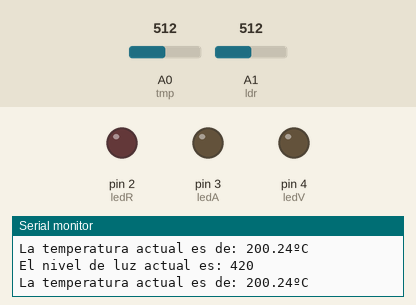
Bench run of a sketch on a simulated Arduino Uno, built with avr-gcc and run on an emulated ATmega328P. On the bench: output pins drawn as LEDs (lit = HIGH), the last lines printed to the serial monitor. Inputs (shaded band) come from the test bench; at power-on: A1 (ldr) = 512, A0 (tmp) = 512.

Above: at 2.0 s.
2.1 s: A1 (ldr) set to 1005
4.8 s: A1 (ldr) set to 1022
At 7.0 s:
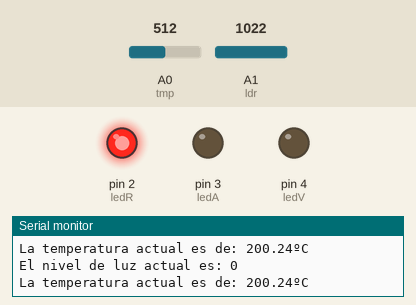
7.5 s: A0 (tmp) set to 295
10.8 s: A0 (tmp) set to 272
At 13.0 s:
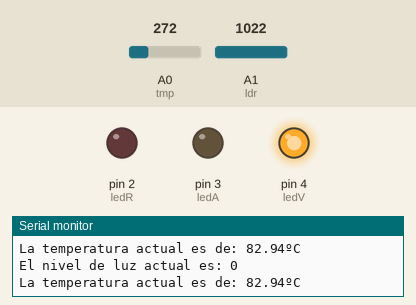
13.5 s: A0 (tmp) set to 153
16.8 s: A0 (tmp) set to 126
At 19.0 s:
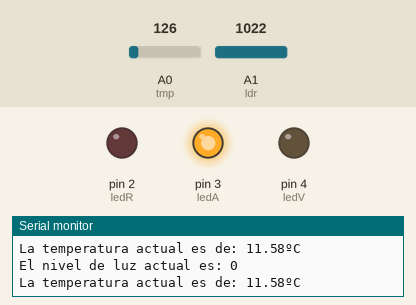
Timing chart, 0 to 20.5 s (numbered marks = the images above; inputs shaded):
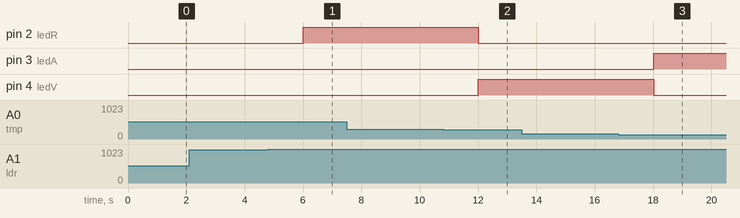

The sketch:

codigo_tp2.ino
```cpp
#define ledR 2
#define ledA 3
#define ledV 4
int tmp = A0;
int ldr = A1;

void setup()
{
  pinMode(tmp, INPUT);
  pinMode(ldr, INPUT);
  pinMode(ledA, OUTPUT);
  pinMode(ledR, OUTPUT);
  pinMode(ledV, OUTPUT);

  Serial.begin(9600);
}

void loop()
{
  int ldrVal = map(analogRead(ldr), 1023, 713, 0, 255);
  int tmpVal = analogRead(tmp);
  float voltaje = tmpVal * (5.0 / 1023.0);
  float temperatura = (voltaje - 0.5) * 100;

  Serial.print("El nivel de luz actual es: ");
  Serial.println(ldrVal);
  delay(600);
  Serial.print("La temperatura actual es de: ");
  Serial.print(temperatura);
  Serial.println("ºC");
  delay(600);

  if (ldrVal == 0) {
    if (temperatura >= 90) {
      analogWrite(ledR, 255);
      analogWrite(ledA, 0);
      analogWrite(ledV, 0);
    }
    else if (temperatura >= 18) {
      analogWrite(ledV, 255);
      analogWrite(ledA, 0);
      analogWrite(ledR, 0);
    }
    else {
      analogWrite(ledA, 255);
      analogWrite(ledR, 0);
      analogWrite(ledV, 0);
    }
  }
  else {
    analogWrite(ledA, 0);
    analogWrite(ledR, 0);
    analogWrite(ledV, 0);
  }
}
```

Measured:
- the behaviour switches between 1021 and 1022 on A1 (ldr) (found by bisection; images 0 and 1)
- the behaviour switches between 287 and 286 on A0 (tmp) (found by bisection; images 1 and 2)
- the behaviour switches between 140 and 139 on A0 (tmp) (found by bisection; images 2 and 3)
- after the input at 4.8 s, pin 2 (ledR): LOW → HIGH after 1.2 s
- after the input at 10.8 s, pin 2 (ledR): HIGH → LOW after 1.2 s; pin 4 (ledV): LOW → HIGH after 1.2 s
- after the input at 16.8 s, pin 3 (ledA): LOW → HIGH after 1.2 s; pin 4 (ledV): HIGH → LOW after 1.2 s
